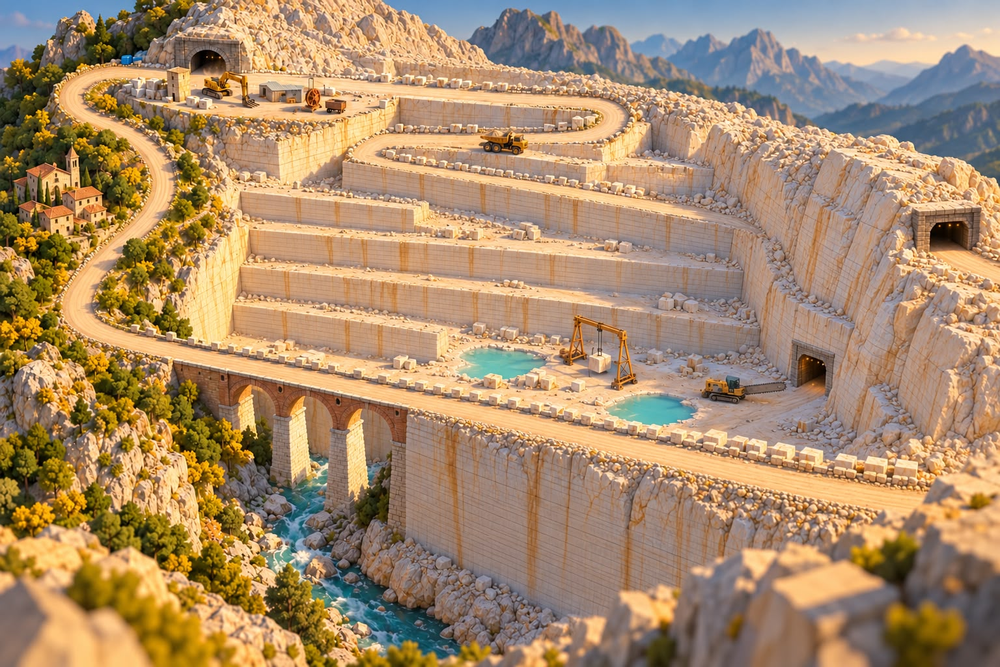
#> input picture docs/track_briefs/img/bar_carrara/bara_ansamblu.png, 1000 x 667 px, shrunk from 1536 x 1024 before the run
$ python crop_jodhpur_bar.py --src ../../docs/track_briefs/img/bar_carrara/bara_ansamblu.png
#> lines starting #> are read from the running program, lines starting #| are printed output that depends on the picture
"""Decupeaza diorama-bara Jodhpur (Track17) pe POI.

Bara e `docs/track_briefs/img/jodhpur_diorama_v02.jpg` (1426x1103), diorama
v0.2, facuta dupa planul real (`jodhpur_plan.png`). Ea NU e layout-ul pistei
(acela e `jodhpur_plan.png` si fractiile masurate in jodhpur_poi_gauntlet.md);
ea e *look-ul* fiecarui loc. Criticul compara captura din masina la un POI cu
decupajul POI-ului, nu cu toata plansa (docs/bara_vizuala.md; regula "bara e
look, nu layout" din fiordland_poi_gauntlet.md).

Diorama e ORIENTATA ca planul real (fortul in spate-DREAPTA, lacul in
dreapta, bazarul in fata-stanga, bucla in sensul acelor), nu ca textul
brief-ului §2 / §9 (fort in NV, bucla invers acelor). Nu e un defect de
imagine: brief-ul §2 e cel vechi. Nu conteaza pentru bara (look, nu layout).

Defecte ale dioramei care NU se iau din imagine (vezi gauntlet §"Regula"):
  - portile au goluri inguste, cat o masina; in joc golul e 7 m LIBER, masurat
    ca gol pe gabaritul caroseriei;
  - bastionul are parapet crenelat cu candele pe varf si tunurile trag spre
    DESERT (spre soare); in joc varful e fara parapet si tunurile trag spre
    ORAS;
  - vaca sta intr-o arcada laterala, in afara drumului; in joc sta culcata IN
    gura ulicioarei (pe banda de 3,2 m), la gura reala (~25 m pe banda);
  - procesiunea (caii albi) e pe carosabilul bazarului; in joc e pe trotuarul
    din D, fara coliziune;
  - fortul e o cetate intreaga, vazuta de sus; din masina e perete (§2.0):
    se ia fatada, nu silueta;
  - in fantana pavilionul sta pe o insula in mijlocul apei; in joc e la acul de
    la capatul de EST, iar rampele sunt pe terasament deasupra podelei (-9),
    nu taiate in peretele de trepte;
  - saritura e o masina care zboara de pe o stanca IN lac; in joc lacul e o
    rapa laterala pe STANGA drumului (la 4ac84517 fara kicker declarat);
  - artificiile sunt sus, pe fundalul orasului; in joc explodeaza la 20-35 m
    peste case.

Regiunile sunt in fractii din latime/inaltime ca sa nu depinda de rezolutie.
Alese prin citirea dioramei la rezolutie plina (decupaje marite 2x), 29 sep
2026. Fiecare cutie are justificarea langa ea.

    python tools/bar/crop_jodhpur_bar.py [--out DIR]
"""

import argparse
import os

from PIL import Image

SRC = "docs/track_briefs/img/jodhpur_diorama_v02.jpg"

# (x0, y0, x1, y1) in fractii; + ce trebuie sa se citeasca din decupaj.
REGIONS = {
    # px 500-770 x 730-930 (fara apa fantanii de deasupra): turnul cu ceas, rangoli pe grila, arcada portii
    # pietei in spatele turnului, tuk-tuk-urile la bordura, ghirlande.
    "A": ((0.35, 0.66, 0.54, 0.845),
          "startul: turnul cu ceas de gresie cu 4 cadrane, rangoli colorat pe "
          "caldaram la grila, arcada portii pietei, tuk-tuk-uri negru-galben "
          "parcate, ghirlande si sfori de becuri calde"),
    # px 40-450 x 540-930 (taiat la dreapta ca sa nu intre fantana): strada bazarului de la turn pana la furca spre
    # fantana — tarabe cu copertine, fasii de textile peste strada, saci de
    # condimente, tuk-tuk-uri pe banda. (Caii albi de pe carosabil sunt
    # procesiunea mutata — defect declarat, nu se copiaza.)
    "B": ((0.03, 0.49, 0.315, 0.845),
          "bazarul: tarabe cu copertine de panza saturate, fasii de textile "
          "rosu/roz/galben/verde PESTE strada, saci de condimente, tuk-tuk-uri "
          "pe banda, multime pe trotuar, case albastre deasupra"),
    # px 285-730 x 455-775: groapa cu trepte in V pe trei etaje, apa verde cu
    # candele plutitoare, pavilionul cu cupola, rampele.
    "C": ((0.20, 0.41, 0.515, 0.705),
          "fantana in trepte: gresie roz-piersica, fluxuri de trepte in V pe "
          "etaje, apa verde-inchis cu candele plutitoare, pavilionul cu "
          "coloane si cupola, candele pe fiecare treapta, drumul coborand in "
          "groapa"),
    # px 310-920 x 195-485: orasul albastru cu drumul care urca prin el —
    # case cub in doua tente, rezervoare negre pe terase, candele pe
    # parapete, cateva case ocru, copaci rari.
    "D": ((0.215, 0.175, 0.645, 0.44),
          "orasul albastru: case cub de 2-4 etaje in doua tente de albastru "
          "(deschis si indigo), ~1 din 8 ocru, rezervoare negre pe terase, "
          "candele pe fiecare parapet, ferestre luminate, copaci rari, "
          "caldaram care urca printre ele"),
    # px 180-480 x 280-480: arcada ulicioarei cu vaca zebu culcata, fasii de
    # textile, zidurile albastre; separat de D fiindca e un loc distinct.
    "D2": ((0.126, 0.254, 0.337, 0.435),
           "ulicioara: arcada de gresie in zid albastru, vaca zebu alba culcata "
           "in gura (coarne portocalii, ghirlanda), fasii de textile, ziduri "
           "inalte albastre de o parte si de alta, candele pe praguri"),
    # px 760-1070 x 55-335: zigzagul urcarii spre fort — ziduri de gresie
    # rosie cu creneluri si candele, portile cu turn si canaturi intunecate,
    # stanca roz-bruna, pavilioane chhatri pe ziduri.
    "E": ((0.533, 0.05, 0.75, 0.305),
          "portile fortului: drum in zigzag pe stanca roz-bruna, ziduri de "
          "gresie rosie crenelate cu candele, portile cu turnuri si canaturi "
          "de lemn inchis, chhatri pe ziduri, casele albastre la picior"),
    # px 1010-1310 x 90-310: bastionul rotund de gresie, tunurile pe metereze
    # cu fum alb, tiroliana cu omul pe scripete, uliii sub bastion, stanca
    # de dedesubt. (Tunurile spre desert si parapetul = defecte declarate.)
    "F": ((0.708, 0.08, 0.92, 0.285),
          "bastionul: zid rotund de gresie rosie pe stanca, tunuri pe "
          "metereze cu fum alb, tiroliana cu silueta pe cablu, ulii negri "
          "rotindu-se SUB bastion, lumina joasa aurie pe gresie"),
    # px 870-1190 x 0-135: fatada palatului (jharokha, chhatri, cupole) si
    # turnurile — reperul lui F, "fatada la inaltimea camerei".
    "PALAT": ((0.61, 0.0, 0.835, 0.122),
              "fatada palatului Mehrangarh: gresie rosie, balcoane jharokha "
              "sculptate, chhatri cu cupole, turnuri rotunde cu acoperis plat; "
              "se judeca doar primele doua etaje (in joc creasta e taiata de "
              "cadru)"),
    # px 940-1200 x 240-800: coborarea — drumul coboara pe marginea stancii
    # roz-brune, cu stanca in trepte, copaci si euforbii pe dreapta (in
    # imagine) si casele albastre pe partea cealalta.
    "G": ((0.66, 0.22, 0.842, 0.725),
          "coborarea: drum pe marginea stancii de riolit roz-brun in blocuri "
          "mari fatetate, arbusti si copaci de desert pe stanca, candele pe "
          "margine, casele albastre pe partea opusa"),
    # px 1090-1426 x 370-730: lacul verde-inchis cu candele plutitoare,
    # cenotaful alb pe stanca, masina in aer peste apa.
    "G2": ((0.765, 0.335, 1.0, 0.66),
           "Devkund: apa verde-inchis cu candele plutitoare, cenotaful de "
           "marmura alba pe stanca roz, masina in aer cu dara de spray, malul "
           "de riolit in blocuri"),
    # px 1160-1390 x 380-570: cenotaful singur — reper (alb mare, cupola +
    # chhatri), ca decupaj de siluieta/material pentru G/G2.
    "CENOTAF": ((0.813, 0.345, 0.975, 0.517),
                "Jaswant Thada: marmura alba calda, cupola centrala si patru "
                "chhatri, soclu in trepte, candele la baza, stanca roz sub el"),
    # px 715-1250 x 740-905: dreapta de intoarcere spre turn — autobuzul,
    # stalpi cu felinare, sfori de becuri, case albastre cu parter luminat.
    "H": ((0.50, 0.67, 0.877, 0.82),
          "dreapta H: asfalt lat, felinare pe stalpi si sfori de becuri "
          "calde, case albastre cu parter luminat, tuk-tuk, zidul de stanca "
          "cu candele pe marginea din fata"),
    # px 585-700 x 690-900: turnul cu ceas singur — reperul lui H (si al lui A).
    "TURN": ((0.41, 0.625, 0.49, 0.815),
             "Ghanta Ghar: turn de gresie roz cu 4 cadrane albe, balcon, "
             "cupola mica, arcada la baza, becuri pe muchii"),
}


def main() -> None:
    ap = argparse.ArgumentParser()
    ap.add_argument("--out", default="docs/track_briefs/img/bar_jodhpur")
    ap.add_argument("--src", default=SRC)
    args = ap.parse_args()

    img = Image.open(args.src).convert("RGB")
#> img is the input picture: PIL image 1000x667 RGB; mean R, G, B 168.7, 139.6, 106.7
    w, h = img.size
#> w = 1000; h = 667
    os.makedirs(args.out, exist_ok=True)

    for poi, ((x0, y0, x1, y1), what) in sorted(REGIONS.items()):
        box = (int(x0 * w), int(y0 * h), int(x1 * w), int(y1 * h))
        crop = img.crop(box)
        path = os.path.join(args.out, "bara_poi_%s.png" % poi)
        crop.save(path)
        print("POI %s -> %s (%dx%d)  %s" % (poi, path, crop.width, crop.height, what))
#> this loop made 13 passes
#> pass 1, in main, `crop = img.crop(box)`:
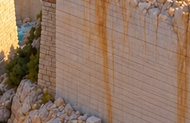
#> crop: PIL image 190x123 RGB; mean R, G, B 145, 117.9, 99.4
#> pass 2, in main, `crop = img.crop(box)`:
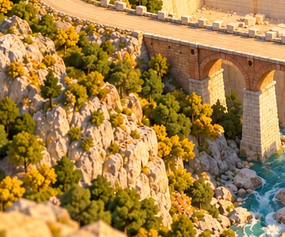
#> crop: PIL image 285x237 RGB; mean R, G, B 163.9, 129.4, 71.2
#> pass 3, in main, `crop = img.crop(box)`:
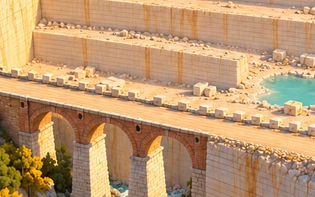
#> crop: PIL image 315x197 RGB; mean R, G, B 189.4, 152.1, 111.6
#> after the loop:
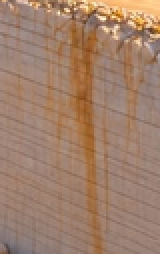
#> crop: PIL image 80x127 RGB (shown 2 times larger); mean R, G, B 160.8, 127.8, 106.9
    ans = os.path.join(args.out, "bara_ansamblu.png")
    img.save(ans)
    print("ansamblu -> %s" % ans)
#| ansamblu -> docs/track_briefs/img/bar_jodhpur/bara_ansamblu.png


if __name__ == "__main__":
    main()

$ run again, with docs/track_briefs/img/bar_carrara/bara_poi_A.png copied over docs/track_briefs/img/bar_carrara/bara_ansamblu.png
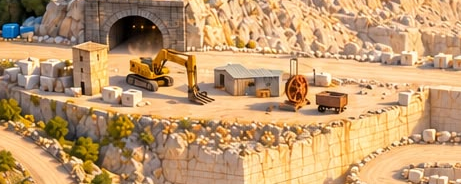
#> input picture docs/track_briefs/img/bar_carrara/bara_poi_A.png, 461 x 184 px
#> in main, img is the input picture: PIL image 461x184 RGB; mean R, G, B 191.6, 153.5, 109.5
#> the loop in main, `for poi, ((x0, y0, x1, y1), what) in sorted(REGIONS.items()):` made 13 passes
#> pass 2, in main, `crop = img.crop(box)`:
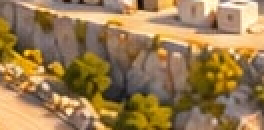
#> crop: PIL image 132x65 RGB (shown 2 times larger); mean R, G, B 154.4, 123.8, 79.9
#> after the loop in main, `for poi, ((x0, y0, x1, y1), what) in sorted(REGIONS.items()):`:
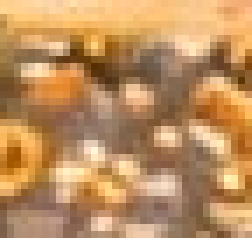
#> crop: PIL image 36x34 RGB (shown 7 times larger); mean R, G, B 189.2, 142.9, 94.7
#| ansamblu -> docs/track_briefs/img/bar_jodhpur/bara_ansamblu.png

$ run again, with docs/track_briefs/img/bar_carrara/bara_poi_B.png copied over docs/track_briefs/img/bar_carrara/bara_ansamblu.png
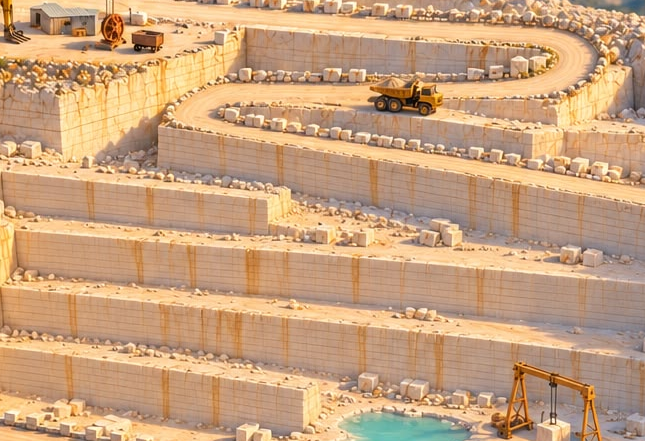
#> input picture docs/track_briefs/img/bar_carrara/bara_poi_B.png, 645 x 441 px
#> in main, img is the input picture: PIL image 645x441 RGB; mean R, G, B 200.4, 161.6, 125.2
#> the loop in main, `for poi, ((x0, y0, x1, y1), what) in sorted(REGIONS.items()):` made 13 passes
#> pass 1, in main, `crop = img.crop(box)`:
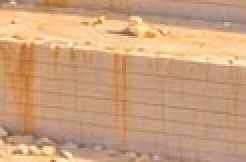
#> crop: PIL image 123x81 RGB (shown 2 times larger); mean R, G, B 203.3, 160.6, 124.5
#> after the loop in main, `for poi, ((x0, y0, x1, y1), what) in sorted(REGIONS.items()):`:
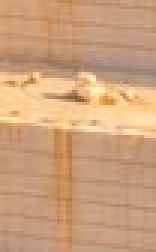
#> crop: PIL image 52x84 RGB (shown 3 times larger); mean R, G, B 204.6, 160.9, 124.3
#| ansamblu -> docs/track_briefs/img/bar_jodhpur/bara_ansamblu.png

$ run again, with docs/track_briefs/img/bar_carrara/bara_poi_C.png copied over docs/track_briefs/img/bar_carrara/bara_ansamblu.png
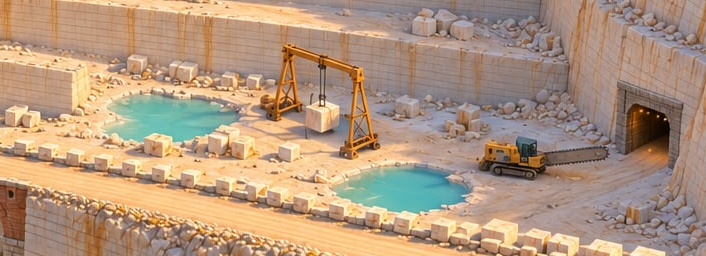
#> input picture docs/track_briefs/img/bar_carrara/bara_poi_C.png, 706 x 256 px
#> in main, img is the input picture: PIL image 706x256 RGB; mean R, G, B 178, 150.7, 126.6
#> the loop in main, `for poi, ((x0, y0, x1, y1), what) in sorted(REGIONS.items()):` made 13 passes
#> pass 3, in main, `crop = img.crop(box)`:
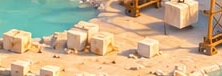
#> crop: PIL image 222x76 RGB; mean R, G, B 195.4, 174.8, 139.6
#> after the loop in main, `for poi, ((x0, y0, x1, y1), what) in sorted(REGIONS.items()):`:
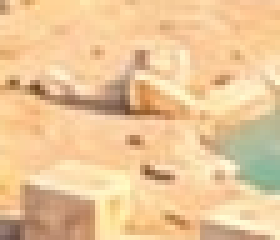
#> crop: PIL image 56x48 RGB (shown 5 times larger); mean R, G, B 234.8, 197.6, 151.2
#| ansamblu -> docs/track_briefs/img/bar_jodhpur/bara_ansamblu.png
